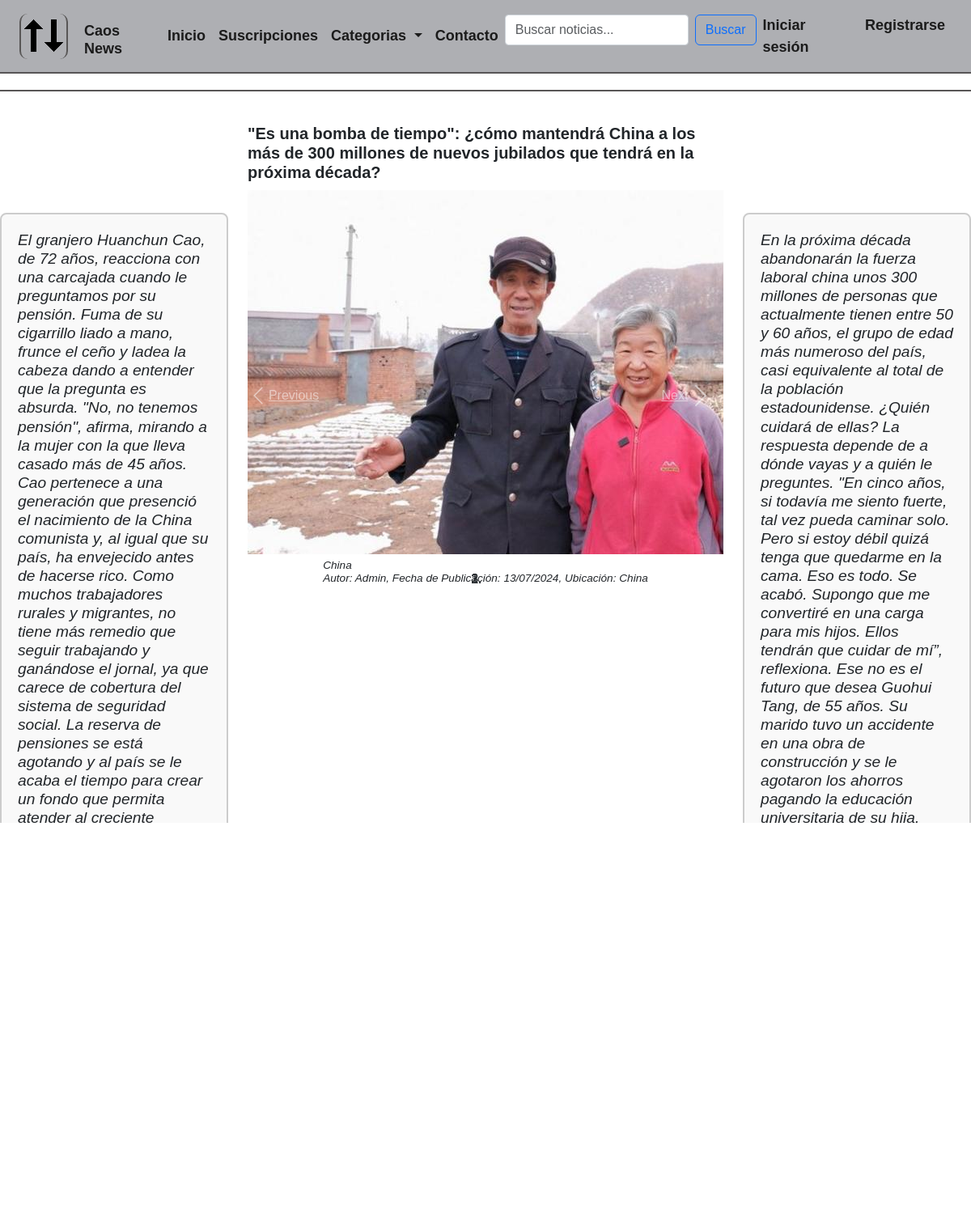
The app's page /alumnos/noticiaInternacional with its own data.
### alumnos/models.py (models this page shows, shortened)
class Noticia(models.Model):
    titulo = models.CharField(max_length=200)
    historia = models.TextField()
    historia2 = models.TextField()
    textoAgregado = models.TextField()
    autor = models.ForeignKey(User, on_delete=models.CASCADE)
    fecha_publicacion = models.DateField()
    ubicacion = models.CharField(max_length=100)
    categoria = models.ForeignKey(Categoria, on_delete=models.CASCADE)
    estado = models.ForeignKey(EstadoNoticia, on_delete=models.CASCADE, default=1)

class Foto(models.Model):
    imagen = models.ImageField(upload_to='fotos_noticias')
    noticia = models.ForeignKey(Noticia, on_delete=models.CASCADE, related_name='fotos')  # Relaciona con `Noticia`

### alumnos/views.py (the view)
# urls.py: path('noticiaInternacional',views.noticiaInternacional,name='noticiaInternacional'),
def noticiaInternacional(request):
    categoria_internacional = Categoria.objects.get(id=2)
    estado_publicada = EstadoNoticia.objects.get(id_estado=5)  # Ajusta el ID según tu configuración en la base de datos
    noticias = Noticia.objects.filter(categoria=categoria_internacional, estado=estado_publicada)
    return render(request, 'alumnos/noticiaInternacional.html', {'noticias': noticias})

### alumnos/templates/alumnos/noticiaInternacional.html (shortened to what this page needs)
{% extends "alumnos/base.html" %}
{% load static %}
{% block content %}
<link rel="stylesheet" href="{% static 'recursosCss/styleSheet.css' %}">
<div class="wrapper">
    {% for noticia in noticias %}
    <div class="row rowstyle">
        <div class="col-lg-3 col-md-12 col-sm-12 justify-content text-align">
            <p style="margin-top: 130px;">
                <em>{{ noticia.historia}}</em>
            </p>
        </div>
        <div class="col-lg-6 col-md-12 col-sm-12">
            <h2>{{ noticia.titulo }}</h2>
            <div id="carouselExampleIndicators{{ forloop.counter }}" class="carousel slide" data-ride="carousel">
                <ol class="carousel-indicators">
                </ol>
                <div class="carousel-inner">
                    {% for foto in noticia.fotos.all %}
                    <div class="carousel-item {% if forloop.first %}active{% endif %}">
                        <img src="{{ foto.imagen.url }}" class="d-block mx-auto" alt="Imagen de la noticia" style="max-height: 600px; max-width: 900px;">
                    </div>
                    {% endfor %}
                </div>
                <div style="display: flex; justify-content: center; margin-top: 1%;">
                    <em>
                        <h5>{{noticia.textoAgregado}} <br> Autor: {{ noticia.autor }}, Fecha de Publicación:
                            {{ noticia.fecha_publicacion|date:"d/m/Y" }},
                            Ubicación: {{ noticia.ubicacion }}</h5>
                    </em>
                </div>
                <a class="carousel-control-prev" href="#carouselExampleIndicators{{ forloop.counter }}" role="button"
                    data-slide="prev">
                    <span class="carousel-control-prev-icon" aria-hidden="true"></span>
                    <span class="sr-only">Previous</span>
                </a>
                <a class="carousel-control-next" href="#carouselExampleIndicators{{ forloop.counter }}" role="button"
                    data-slide="next">
                    <span class="sr-only">Next</span>
                    <span class="carousel-control-next-icon" aria-hidden="true"></span>
                </a>
            </div>
        </div>
        <div class="col-lg-3 col-md-12 col-sm-12">
            <p style="margin-top: 130px;">
                <em>{{ noticia.historia2}}</em>
            </p>
        </div>
    </div>
</div>
{% endfor %}
{% endblock %}

### alumnos/static/recursosCss/styleSheet.css (style rules this page uses)
body { font-family: Arial, sans-serif; }
p { font-size: 1.2rem; line-height: 1.2; max-width: 900px; padding: 20px; border: 2px solid #ccc; border-radius: 8px; background-color: #f9f9f9; font-style: oblique; margin-top: 10px; }
h2 { font-size: 1.25rem; font-weight: bold; margin-top: 20px; margin-bottom: 10px; }
h5 { font-size: 0.85rem; font-style: italic; margin-bottom: 20px; }
.rowstyle { border-top: 2px solid #585656; border-bottom: 2px solid #585656; padding-bottom: 20px; padding-top: 20px; margin-top: 20px; }
.wrapper { flex: 1; }

### records on screen
Noticia: historia "El granjero Huanchun Cao, de 72 años, reacciona con una carcajada cuando le preguntamos por su pensión. Fuma de su cigarrillo liado a mano, frunce el ceño y ladea la cabeza dando a entender que la pregunta es absurda. \"No, no tenemos pensión\", afirma, mirando a la mujer con la que lleva casado más de 45 años. Cao pertenece a una generación que presenció el nacimiento de la China comunista y, al igual que su país, ha envejecido antes de hacerse rico. Como muchos trabajadores rurales y migrantes, no tiene más remedio que seguir trabajando y ganándose el jornal, ya que carece de cobertura del sistema de seguridad social. La reserva de pensiones se está agotando y al país se le acaba el tiempo…", titulo "\"Es una bomba de tiempo\": ¿cómo mantendrá China a los más de 300 millones de nuevos jubilados que tendrá en la próxima década?", textoAgregado "China", autor "Admin", fecha_publicacion "13/07/2024", ubicacion "China", historia2 "En la próxima década abandonarán la fuerza laboral china unos 300 millones de personas que actualmente tienen entre 50 y 60 años, el grupo de edad más numeroso del país, casi equivalente al total de la población estadounidense. ¿Quién cuidará de ellas? La respuesta depende de a dónde vayas y a quién le preguntes. \"En cinco años, si todavía me siento fuerte, tal vez pueda caminar solo. Pero si estoy débil quizá tenga que quedarme en la cama. Eso es todo. Se acabó. Supongo que me convertiré en una carga para mis hijos. Ellos tendrán que cuidar de mí”, reflexiona. Ese no es el futuro que desea Guohui Tang, de 55 años. Su marido tuvo un accidente en una obra de construcción y se le agotaron los…"
Foto: imagen (picture)
